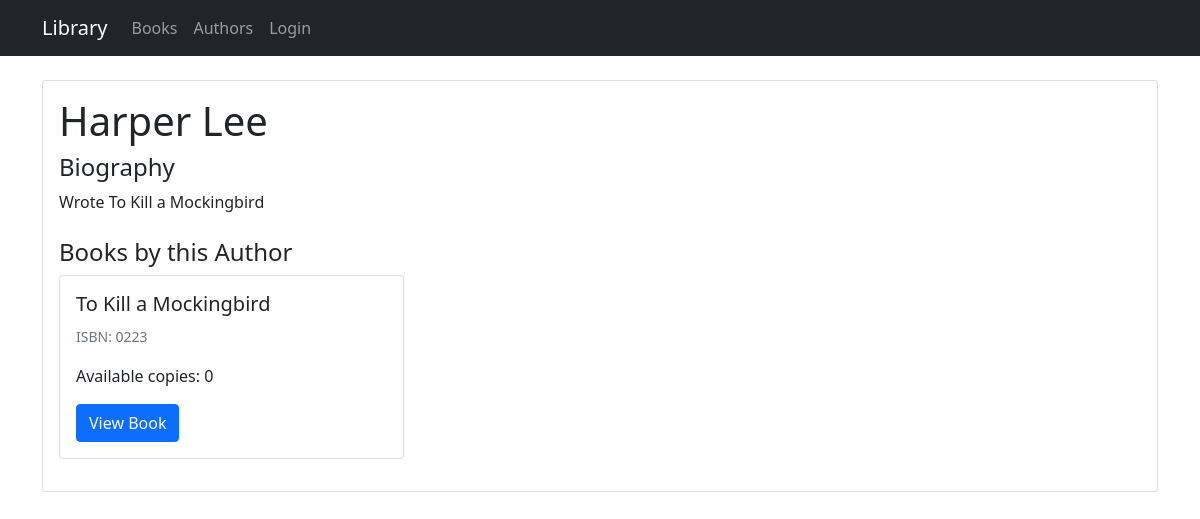
The page /author/8/ on the database as committed earlier.
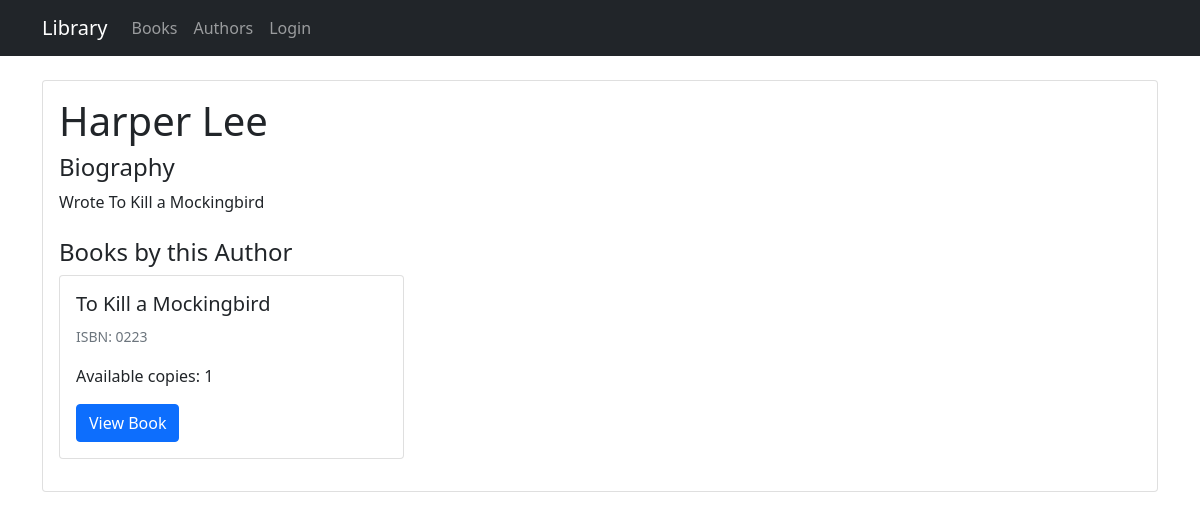
The same page on the database as committed later.
### library/models.py (models this page shows, shortened)
class Book(models.Model):
    title = models.CharField(max_length=200, db_index=True)
    isbn = models.CharField(max_length=13, unique=True)
    published_date = models.DateField()
    publisher = models.CharField(max_length=200)
    language = models.CharField(max_length=50)
    page_count = models.IntegerField()
    available_copies = models.IntegerField(default=0)
    BOOK_STATUS = (
        ('available', 'Available'),
        ('borrowed', 'Borrowed'),
        ('maintenance', 'Under Maintenance'),
        ('lost', 'Lost'),
    )
    status = models.CharField(max_length=20, choices=BOOK_STATUS, default='available')
    class Meta:
        indexes = [
            models.Index(fields=['status', 'available_copies']),
        ]

### library/views.py (the view)
# urls.py: path('author/<int:pk>/', views.AuthorDetailView.as_view(), name='author-detail'),
class AuthorDetailView(DetailView):
    model = Author
    template_name = 'library/author_detail.html'

### library/templates/library/author_detail.html
{% extends 'library/base.html' %}
{% block content %}
<div class="card">
    <div class="card-body">
        <h1 class="card-title">{{ author.first_name }} {{ author.last_name }}</h1>
        {% if author.biography %}
            <div class="mb-4">
                <h4>Biography</h4>
                <p>{{ author.biography }}</p>
            </div>
        {% endif %}
        <div class="mt-4">
            <h4>Books by this Author</h4>
            <div class="row">
                {% for book in author.books.all %}
                    <div class="col-md-4 mb-3">
                        <div class="card">
                            <div class="card-body">
                                <h5 class="card-title">{{ book.title }}</h5>
                                <p class="card-text">
                                    <small class="text-muted">ISBN: {{ book.isbn }}</small>
                                </p>
                                <p class="card-text">Available copies: {{ book.available_copies }}</p>
                                <a href="{% url 'library:book-detail' book.pk %}" class="btn btn-primary">View Book</a>
                            </div>
                        </div>
                    </div>
                {% empty %}
                    <p class="text-muted">No books found for this author.</p>
                {% endfor %}
            </div>
        </div>
    </div>
</div>
{% endblock %}

Rows that differ between the two databases and show on the page:
changed Book "To Kill a Mockingbird": available_copies "0" → "1"
